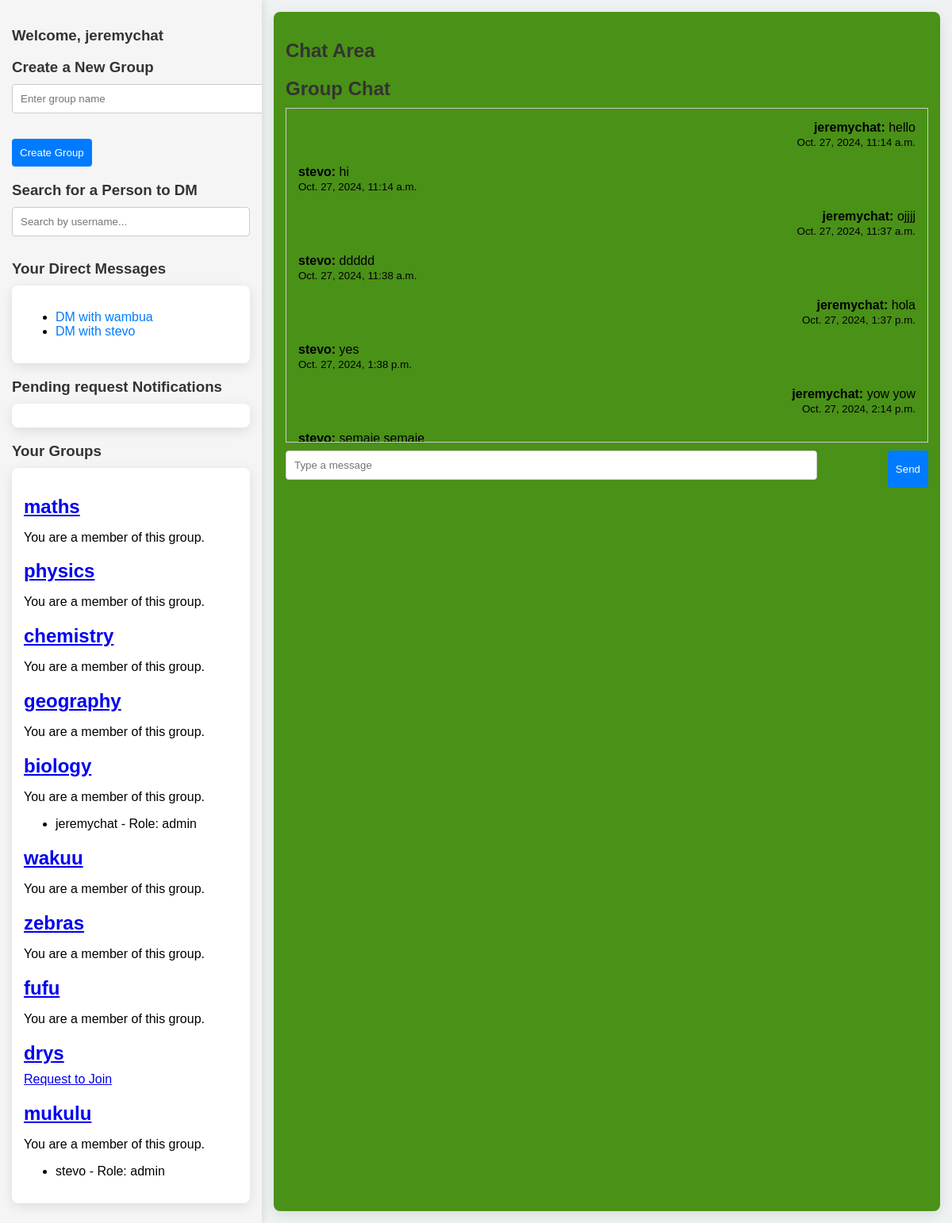
/chat/group/maths/ (signed in), run on the app's committed database.
### mainapp/models.py (models this page shows, shortened)
class CustomUser(AbstractUser):
    CATEGORY_CHOICES = [
        ('student', 'student'),
        ('mentor', 'mentor'),
    ]
    category = models.CharField(max_length=10, choices=CATEGORY_CHOICES)
    last_active = models.DateTimeField(null=True, blank=True)

class Group(models.Model):
    JOIN_POLICY_CHOICES = [
        ('open', 'Open to All'),
        ('approval', 'Admin Approval Required'),
    ]
    name = models.CharField(max_length=255)
    members = models.ManyToManyField(
        settings.AUTH_USER_MODEL,
        through=GroupMembership,
        through_fields=('group', 'user'),  # Specify the foreign keys used in the GroupMembership model
        related_name='group_members'  # Change this to avoid clash
    )
    admins = models.ManyToManyField(settings.AUTH_USER_MODEL, related_name= 'administered_groups')#admins will have privilages
    join_policy = models.CharField(
        max_length=20,
        choices=JOIN_POLICY_CHOICES,
        default='open'
    )

class GroupMembership(models.Model):
    ROLE_CHOICES = [
        ('member', 'member'),
        ('admin','admin'),
    ]
    user = models.ForeignKey(settings.AUTH_USER_MODEL, on_delete=models.CASCADE, related_name='group_memberships')
    group = models.ForeignKey('Group', on_delete=models.CASCADE, related_name= 'group_memberships')
    added_by = models.ForeignKey(settings.AUTH_USER_MODEL, null=True, blank=True, on_delete=models.SET_NULL, related_name='added_members')#tracks who added the members
    role = models.CharField(max_length=10,choices=ROLE_CHOICES, default= 'member')
    date_joined = models.DateTimeField(auto_now_add=True)
    class Meta:
        """ensures a user can only belong to a group once"""
        constraints = [
            models.UniqueConstraint(fields=['user','group'],name='unique_group_membership')
        ]

class Message(models.Model):
    sender = models.ForeignKey(settings.AUTH_USER_MODEL, on_delete = models.CASCADE, related_name='sent_messages')
    recipient = models.ForeignKey(settings.AUTH_USER_MODEL,null = True, blank=True, on_delete=models.CASCADE, related_name='received_messages')#for dms
    group = models.ForeignKey('Group', null=True, blank=True, on_delete=models.CASCADE, related_name='messages')
    content = models.TextField()
    timestamp = models.DateTimeField(default=timezone.now)
    class Meta:
        ordering = ['timestamp']

### mainapp/views.py (the view)
# urls.py: path('group/<str:group_name>/', views.group_chat, name='group_chat'),
def group_chat(request, group_name):
    user = request.user
    if Group.objects.filter(members=user, name=group_name).exists():
        group = get_object_or_404(Group, name=group_name)
        messages = Message.objects.filter(group=group).order_by('timestamp')
        dms_as_sender = Message.objects.filter(sender=user, recipient__isnull=False)
        dms_as_recipient = Message.objects.filter(recipient=user, sender__isnull=False)
        all_dms = chain(dms_as_sender, dms_as_recipient)
        unique_dm_users = {dm.sender if dm.recipient == user else dm.recipient for dm in all_dms}
        unique_dm_users = [u for u in unique_dm_users if u.username]
        groups = Group.objects.prefetch_related('group_memberships__user').all()
        context = {
            'group': group,
            'messages': messages,
            'user': request.user,  # Pass the logged-in user for context
            'unique_dm_users': unique_dm_users,
            'groups': groups
        }
        return render(request, 'mainapp/group_page.html', context)
    return JsonResponse({"message": "you are not a member of this group"}, status=403) #forbiden acccess attempt

### mainapp/templates/mainapp/group_page.html (shortened to what this page needs)
{% extends 'mainapp/home.html' %}
{% block content %}
    <h2>Group Chat</h2>
    <div class="messages" id="message-list">
        {% for message in messages %}
            <div class="message {% if message.sender == user %}sent{% else %}received{% endif %}">
                <strong>{{ message.sender.username }}:</strong> {{ message.content }}
                <div><small>{{ message.timestamp }}</small></div>
            </div>
        {% empty %}
            <p>No messages yet. Start the conversation!</p>
        {% endfor %}
    </div>
    <form id="message-form" class="form">
        <input type="text" id="message-input" placeholder="Type a message" autocomplete="off">
        <button type="submit">Send</button>
    </form>
{% endblock %}

### mainapp/templates/mainapp/home.html (shortened to what this page needs)
<!DOCTYPE html>
<html lang="en">
<head>
</head>
<body>
    <div class="main-container">
        <div class="left-section">
            <h3>Welcome, {{ request.user.username }}</h3>
            <div class="container">
                <div class="create-group">
                    <h3>Create a New Group</h3>
                    <form method="POST" action="{% url 'create_group' %}">
                        <input type="text" name="group_name" placeholder="Enter group name" required>
                        <button type="submit">Create Group</button>
                    </form>
                </div>
            </div>
            <div class="container search-users">
                <h3>Search for a Person to DM</h3>
                <input type="search" id="user-search" placeholder="Search by username..." onkeyup="searchUser()">
            </div>
            <div class="container">
                <h3>Your Direct Messages</h3>
                <div class="card">
                    <ul id="dm-list">
                        {% for user in unique_dm_users %}
                            {% if user.username %}
                            <li><a href="{% url 'homedm' user.username %}" class="dm-link" data-username="{{ user.username }}">DM with {{ user.username }}</a></li>
                            {% else %}
                            <h3>no username</h3>
                            {%endif%}
                        {% endfor %}
                    </ul>
                </div>
            </div>
             <div class="container">
                <h3>Pending request Notifications</h3>
                <div class="card">
                </div>
             </div>
            <div class="container">
                <h3>Your Groups</h3>
                <div class="card">
                    {% for group in groups %}
                        <h2><a href="{% url 'group_chat' group.name %}" class="group-link" data-username="{{group.name}}" data-id="{{ group.id }}">{{ group.name }}</a></h2>
                        {% if request.user in group.members.all %}
                            <p>You are a member of this group.</p>
                        {% elif group.join_policy == 'open' %}
                            <a href="{% url 'join_group' group.name %}">Join Group</a>
                        {% elif group.join_policy == 'approval' %}
                            <a href="#" data-id="{{group.id}}" class="join-request">Request to Join</a>
                        {% endif %}
                        <ul>
                            {% for membership in group.group_memberships.all %}
                                {% if membership.get_role_display == 'admin' %}
                                    <li data-membership-role="{{ membership.get_role_display }}">{{ membership.user.username }} - Role: {{ membership.get_role_display }}</li>
                                {% endif %}
                            {% empty %}
                                <li>No members in this group.</li>
                            {% endfor %}
                        </ul>
                    {% endfor %}
                </div>
            </div>
        </div>
        <div class="right-section">
            <div class="chat-box">
                <h2>{% if receiver %}Chat with {{ receiver.username }}{% else %}Chat Area{% endif %}</h2>
                {% block content %}{% endblock %}
            </div>
        </div>
    </div>
</body>
</html>

### mainapp/templates/mainapp/home.html (style rules this page uses)
body { font-family: 'Arial', sans-serif; margin: 0; padding: 0; background-color: #eef2f3; display: flex; height: 100vh; overflow: hidden; }
h2, h3 { color: #333; margin-bottom: 10px; }
.main-container { display: flex; width: 100%; height: 100%; }
.left-section { width: 30%; max-width: 300px; background-color: #f5f5f5; padding: 15px; box-shadow: 2px 0 10px rgba(0, 0, 0, 0.1); overflow-y: auto; }
.search-users { margin-bottom: 20px; }
.card { background-color: #fff; border-radius: 8px; padding: 15px; margin-bottom: 10px; box-shadow: 0 4px 16px rgba(0, 0, 0, 0.1); transition: transform 0.2s ease, box-shadow 0.2s ease; }
.right-section { flex: 1; padding: 15px; display: flex; flex-direction: column; justify-content: flex-start; }
.chat-box { flex-grow: 1; border-radius: 8px; background-color: #4a9117; box-shadow: 0 4px 16px rgba(0, 0, 0, 0.1); overflow-y: auto; padding: 15px; }
input[type="search"], input[type="text"] { width: 100%; padding: 10px; margin-bottom: 10px; border: 1px solid #ccc; border-radius: 4px; }
button { background-color: #007bff; color: #fff; padding: 10px; border: none; border-radius: 4px; cursor: pointer; }
#dm-list a { color: #007bff; text-decoration: none; }

### mainapp/templates/mainapp/group_page.html (style rules this page uses)
.messages { height: 400px; overflow-y: auto; border: 1px solid #ccc; padding: 10px; margin-bottom: 10px; }
.message { padding: 5px; margin-bottom: 10px; }
.message.sent { text-align: right; }
.message.received { text-align: left; }
.form { display: flex; justify-content: space-between; }
.form input[type="text"] { width: 80%; padding: 10px; }
.form button { padding: 10px; }

### data on the page
CustomUser: user.username "jeremychat"
CustomUser: username "wambua"
CustomUser: username "stevo"
Group: name "maths", shows "You are a member of this group."
Group: name "physics", shows "You are a member of this group."
Group: name "chemistry", shows "You are a member of this group."
Group: name "geography", shows "You are a member of this group."
Group: name "biology", shows "You are a member of this group."
GroupMembership: user.username "jeremychat", role "admin"
Group: name "wakuu", shows "You are a member of this group."
Group: name "zebras", shows "You are a member of this group."
Group: name "fufu", shows "You are a member of this group."
Group: name "drys"
Group: name "mukulu", shows "You are a member of this group."
GroupMembership: user.username "stevo", role "admin"
Message: sender.username "jeremychat", content "hello", timestamp "Oct. 27, 2024, 11:14 a.m."
Message: sender.username "stevo", content "hi", timestamp "Oct. 27, 2024, 11:14 a.m."
Message: sender.username "jeremychat", content "ojjjj", timestamp "Oct. 27, 2024, 11:37 a.m."
Message: sender.username "stevo", content "ddddd", timestamp "Oct. 27, 2024, 11:38 a.m."
Message: sender.username "jeremychat", content "hola", timestamp "Oct. 27, 2024, 1:37 p.m."
Message: sender.username "stevo", content "yes", timestamp "Oct. 27, 2024, 1:38 p.m."
Message: sender.username "jeremychat", content "yow yow", timestamp "Oct. 27, 2024, 2:14 p.m."
Message: sender.username "stevo", content "semaje semaje"
